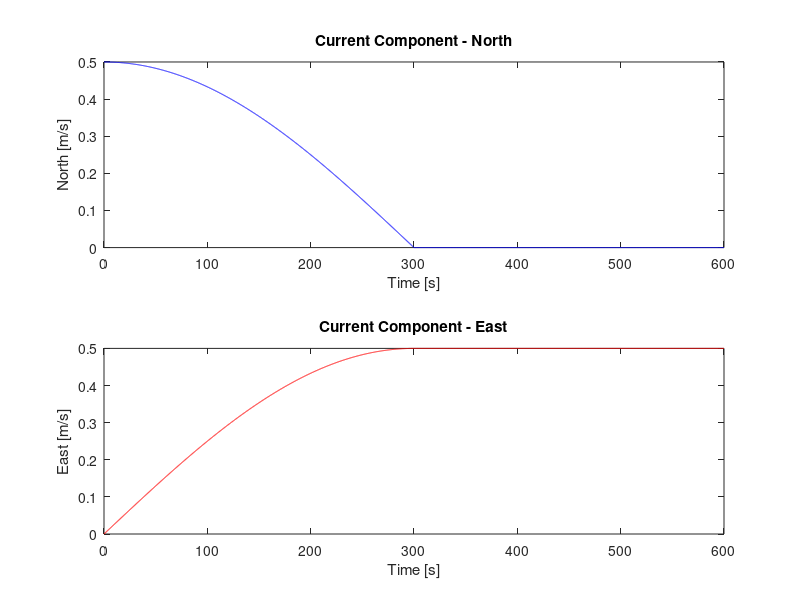
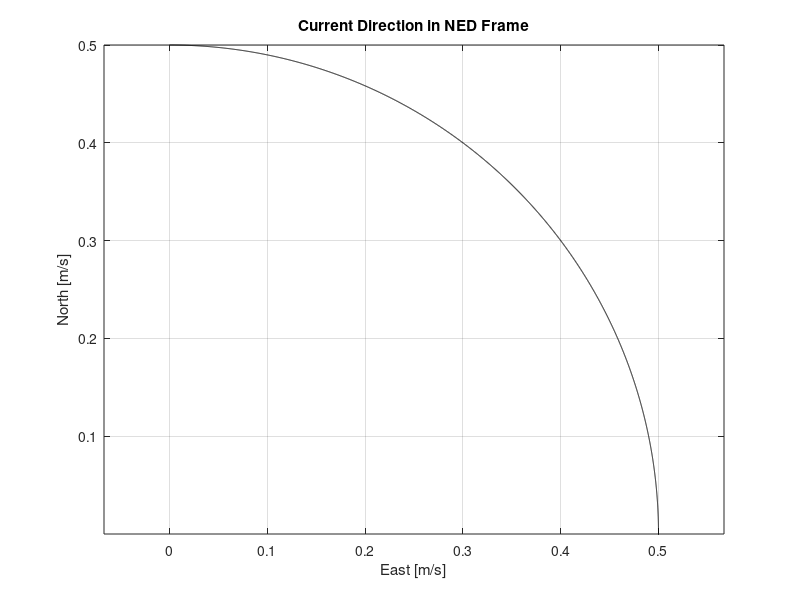

The MATLAB script that drew these images, in order:
% Parameters
dt = 0.1;                  % Time step [s]
T_end = 600;               % Total simulation time [s]
t = 0:dt:T_end;            % Time vector
v_mag = 0.5;               % Constant current speed [m/s]

% Initialize current vector storage
v_north = zeros(size(t));
v_east = zeros(size(t));

for i = 1:length(t)
    % Rotate from North to East over 300 seconds
    theta = min(pi/2, (pi/2)*(t(i)/300));  % angle in radians

    % Current vector in NED (North-East)
    v_north(i) = v_mag * cos(theta);  % North component
    v_east(i)  = v_mag * sin(theta);  % East component
end

% 📈 Plot current components over time
figure;
subplot(2,1,1);
plot(t, v_north, 'b'); xlabel('Time [s]'); ylabel('North [m/s]');
title('Current Component - North');

subplot(2,1,2);
plot(t, v_east, 'r'); xlabel('Time [s]'); ylabel('East [m/s]');
title('Current Component - East');

% 🧭 Plot current vector trajectory
figure;
plot(v_east, v_north, 'k');
xlabel('East [m/s]'); ylabel('North [m/s]');
title('Current Direction in NED Frame');
axis equal; grid on;
